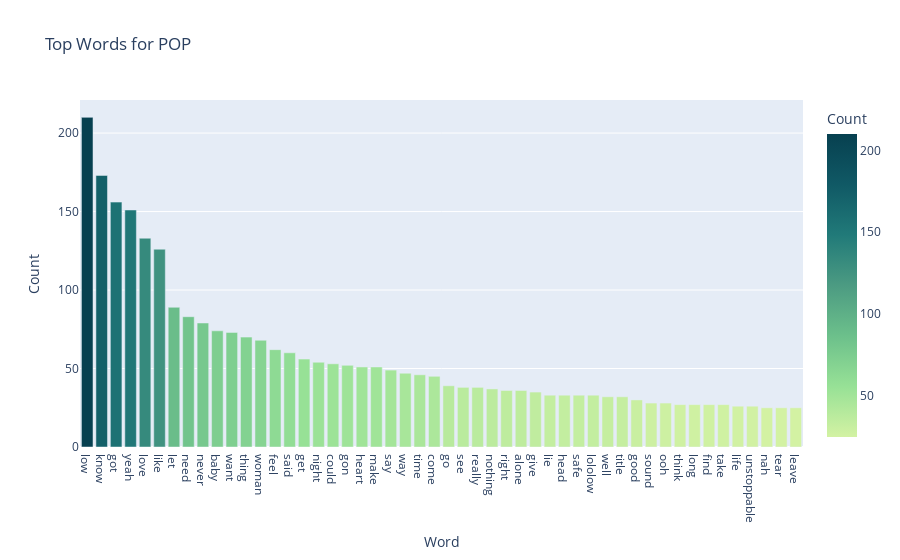

The cell this chart's notebook holds for it:
### Code cell
# Plot most common tokens
lyrics_top50_plot = px.bar(
    lyrics_top50_df,
    y = 'Count',
    color = "Count",
    color_continuous_scale='emrld',
    title ='Top Words for POP'
)
lyrics_top50_plot

### Figure 1 — Plotly figure (JSON) as saved in the notebook; plotly's stock layout.template omitted (floating-point values rounded to 4 significant figures)
{"data": [{"alignmentgroup": "True", "hovertemplate": "Word=%{x}<br>Count=%{marker.color}<extra></extra>", "legendgroup": "", "marker": {"color": [210, 173, 156, 151, 133, 126, 89, 83, 79, 74, 73, 70, 68, 62, 60, 56, 54, 53, 52, 51, 51, 49, 47, 46, 45, 39, 38, 38, 37, 36, 36, 35, 33, 33, 33, 33, 32, 32, 30, 28, 28, 27, 27, 27, 27, 26, 26, 25, 25, 25], "coloraxis": "coloraxis", "pattern": {"shape": ""}}, "name": "", "offsetgroup": "", "orientation": "v", "showlegend": false, "textposition": "auto", "type": "bar", "x": ["low", "know", "got", "yeah", "love", "like", "let", "need", "never", "baby", "want", "thing", "woman", "feel", "said", "get", "night", "could", "gon", "heart", "make", "say", "way", "time", "come", "go", "see", "really", "nothing", "right", "alone", "give", "lie", "head", "safe", "lololow", "well", "title", "good", "sound", "ooh", "think", "long", "find", "take", "life", "unstoppable", "nah", "tear", "leave"], "xaxis": "x", "y": [210, 173, 156, 151, 133, 126, 89, 83, 79, 74, 73, 70, 68, 62, 60, 56, 54, 53, 52, 51, 51, 49, 47, 46, 45, 39, 38, 38, 37, 36, 36, 35, 33, 33, 33, 33, 32, 32, 30, 28, 28, 27, 27, 27, 27, 26, 26, 25, 25, 25], "yaxis": "y"}], "layout": {"autosize": true, "barmode": "relative", "coloraxis": {"colorbar": {"title": {"text": "Count"}}, "colorscale": [[0, "rgb(211, 242, 163)"], [0.1667, "rgb(151, 225, 150)"], [0.3333, "rgb(108, 192, 139)"], [0.5, "rgb(76, 155, 130)"], [0.6667, "rgb(33, 122, 121)"], [0.8333, "rgb(16, 89, 101)"], [1, "rgb(7, 64, 80)"]]}, "legend": {"tracegroupgap": 0}, "title": {"text": "Top Words for POP"}, "xaxis": {"anchor": "y", "autorange": true, "domain": [0, 1], "range": [-0.5, 49.5], "title": {"text": "Word"}, "type": "category"}, "yaxis": {"anchor": "x", "autorange": true, "domain": [0, 1], "range": [0, 221.1], "title": {"text": "Count"}, "type": "linear"}}}
